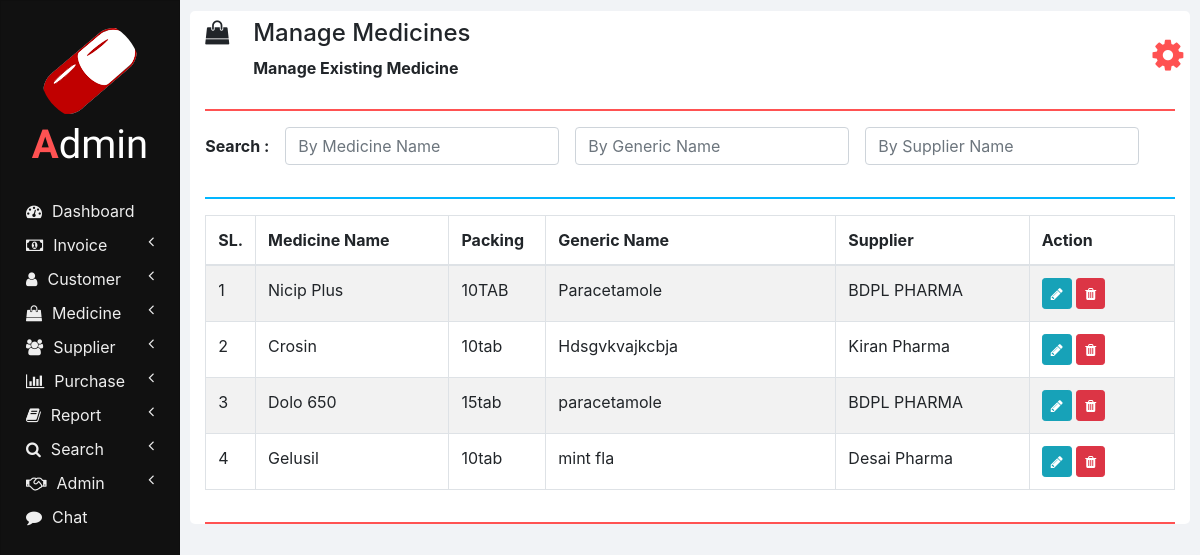
Page /manage_medicine.php (signed in) on the earlier database version.
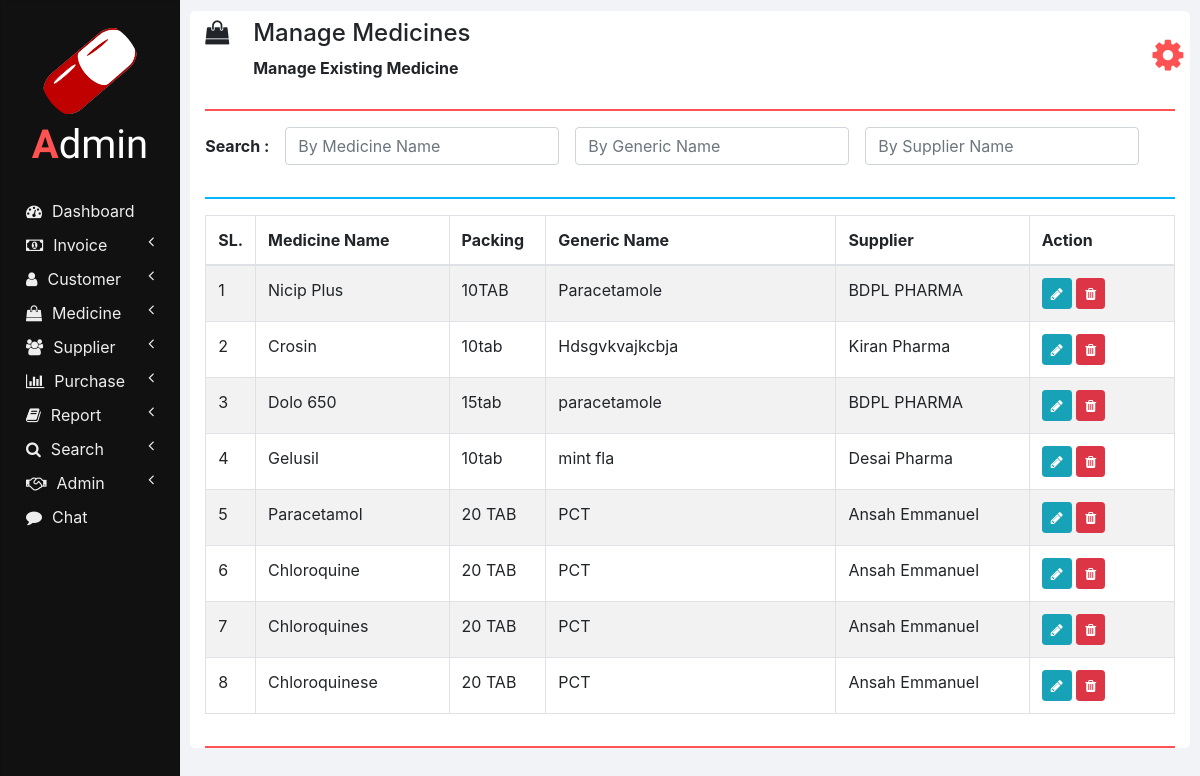
Same page on the later database version.
### tables this page shows
CREATE TABLE `medicines` (
  `ID` int(11) NOT NULL,
  `NAME` varchar(100) NOT NULL,
  `PACKING` varchar(20) NOT NULL,
  `GENERIC_NAME` varchar(100) NOT NULL,
  `SUPPLIER_NAME` varchar(100) NOT NULL
);

### php/manage_medicine.php (the view, shortened to what this page needs)
<?php
  function showMedicines($id) {
    require "db_connection.php";
    if($con) {
      $seq_no = 0;
      $query = "SELECT * FROM medicines";
      $result = mysqli_query($con, $query);
      while($row = mysqli_fetch_array($result)) {
        $seq_no++;
        if($row['ID'] == $id)
          showEditOptionsRow($seq_no, $row);
        else
          showMedicineRow($seq_no, $row);
      }
    }
  }
  function showMedicineRow($seq_no, $row) {
    ?>
    <tr>
      <td><?php echo $seq_no; ?></td>
      <td><?php echo $row['NAME']; ?></td>
      <td><?php echo $row['PACKING']; ?></td>
      <td><?php echo $row['GENERIC_NAME']; ?></td>
      <td><?php echo $row['SUPPLIER_NAME']; ?></td>
      <td>
        <button href="" class="btn btn-info btn-sm" onclick="editMedicine(<?php echo $row['ID']; ?>);">
          <i class="fa fa-pencil"></i>
        </button>
        <button class="btn btn-danger btn-sm" onclick="deleteMedicine(<?php echo $row['ID']; ?>);">
          <i class="fa fa-trash"></i>
        </button>
      </td>
    </tr>
    <?php
  }
  ?>

### header.php (shortened to what this page needs)
<?php
function titl_name($title)
{
?>
<!DOCTYPE html>
<html lang="en" dir="ltr">
<head>
    <link rel="stylesheet" href="bootstrap/css/bootstrap.min.css">
    <link rel="stylesheet" href="bootstrap/css/jquery-ui.css">
    <link rel="stylesheet" href="https://use.fontawesome.com/releases/v5.3.1/css/all.css"
>
    <link rel="stylesheet" href="https://cdnjs.cloudflare.com/ajax/libs/font-awesome/4.7.0/css/font-awesome.min.css">
    <link rel="stylesheet" href="css/sidenav.css">
    <link rel="stylesheet" href="css/home.css">
</head>
<body>
    <?php   }
    ?>

### manage_medicine.php (shortened to what this page needs)
<?php
include('header.php');
titl_name('Manage Medicines');
?>
    <div class="container-fluid">
      <div class="container">
        <?php
          require "php/header.php";
          createHeader('shopping-bag', 'Manage Medicines', 'Manage Existing Medicine');
        ?>
        <div class="row">
          <div class="col-md-12 form-group form-inline">
            <label class="font-weight-bold" for="">Search :&emsp;</label>
            <input type="text" class="form-control" id="by_name" placeholder="By Medicine Name" onkeyup="searchMedicine(this.value, 'name');">
            &emsp;<input type="text" class="form-control" id="by_generic_name" placeholder="By Generic Name" onkeyup="searchMedicine(this.value, 'generic_name');">
            &emsp;<input type="text" class="form-control" id="by_suppliers_name" placeholder="By Supplier Name" onkeyup="searchMedicine(this.value, 'suppliers_name');">
          </div>
          <div class="col col-md-12">
            <hr class="col-md-12" style="padding: 0px; border-top: 2px solid  #02b6ff;">
          </div>
          <div class="col col-md-12 table-responsive">
            <div class="table-responsive">
            	<table class="table table-bordered table-striped table-hover">
            		<thead>
            			<tr>
            				<th style="width: 5%;">SL.</th>
            				<th style="width: 20%;">Medicine Name</th>
                    <th style="width: 10%;">Packing</th>
                    <th style="width: 30%;">Generic Name</th>
            				<th style="width: 20%;">Supplier</th>
                    <th style="width: 15%;">Action</th>
            			</tr>
            		</thead>
            		<tbody id="medicines_div">
                  <?php
                    require 'php/manage_medicine.php';
                    showMedicines(0);
                  ?>
            		</tbody>
            	</table>
            </div>
          </div>
        </div>
        <hr style="border-top: 2px solid #ff5252;">
      </div>
    </div>
  </body>
</html>

### php/header.php
<?php
function createHeader($icon, $heading, $sub_heading)
{
  echo '
    <section class="row content-header">
      <div class="header-title col-md-11">
        <p class="h4 pt-2"><i class="fa fa-' . $icon . '"></i>&emsp;' . $heading . '  </p>
        &emsp;&emsp;&emsp;<small class="font-weight-bold h6">' . $sub_heading . '</small>
      </div>
      <div class="col-md-1 user_options">
        <button class="col col-md-1 m-3" onclick="showOptions();">
          <i class="fa fa-gear"></i>
        </button>
        <div id="mark"><i class="fa fa-play fa-rotate-270"></i></div>
        <ul id="options" class="options list-unstyled" style="display: none;">
          <li>
            <a href="my_profile.php"><i class="fa fa-user"></i><span>My Profile</span></a>
          </li>
          <li>
            <a href="change_password.php"><i class="fa fa-edit"></i><span>Change Password</span></a>
          </li>
          <li>
            <a href="logout.php"><i class="fa fa-key"></i><span>Logout</span></a>
          </li>
        </ul>
      </div>
    </section>
    <hr style="border-top: 2px solid #ff5252;">
    ';
}
?>

### css/sidenav.css (style rules this page uses)
body { background-color: #f1f3f6; }
.sidenav { width: 15%; height: 100vh; background-color: #222222; position: fixed; z-index: 1; flex: 1 0 auto; }
.card { width: 100%; height: 100%; top: 0; border-radius: 0; background-color: #111111; }
.logo .logo-caption { font-family: 'Poiret One', cursive; color: #ffffff; text-align: center; margin-bottom: 25px; }
.logo .profile { margin-left: 50%; border-radius: 50%; transform: translate(-50%); }
.logo .tweak { color: #ff5252; font-weight: bold; }
.main-menu-item { padding: 5px 5px; cursor: pointer; }
.main-menu-item > a { color: #eeeeee; text-decoration: none; font-size: 16px; }
.main-menu-item > a > span { margin-left: 10px; }

### css/home.css (style rules this page uses)
html, body { height: 100vh; }
.container-fluid { margin-left: 15%; width: 85%; background: #f1f3f6; padding: 1px 0 0 0; flex: 1 0 auto; }
.container { margin: 0; max-width: 98%; margin: 1%; background-color: #ffffff; border-radius: 5px; }
.user_options button { max-width: 50px; max-height: 50px; font-size: 36px; background-color: #ffffff; color: #ff5252; border: none; outline: none; }

Differences in the rows shown:
added medicines: seq_no "5", NAME "Paracetamol", PACKING "20 TAB", GENERIC_NAME "PCT", SUPPLIER_NAME "Ansah Emmanuel"
added medicines: seq_no "6", NAME "Chloroquine", PACKING "20 TAB", GENERIC_NAME "PCT", SUPPLIER_NAME "Ansah Emmanuel"
added medicines: seq_no "7", NAME "Chloroquines", PACKING "20 TAB", GENERIC_NAME "PCT", SUPPLIER_NAME "Ansah Emmanuel"
added medicines: seq_no "8", NAME "Chloroquinese", PACKING "20 TAB", GENERIC_NAME "PCT", SUPPLIER_NAME "Ansah Emmanuel"
